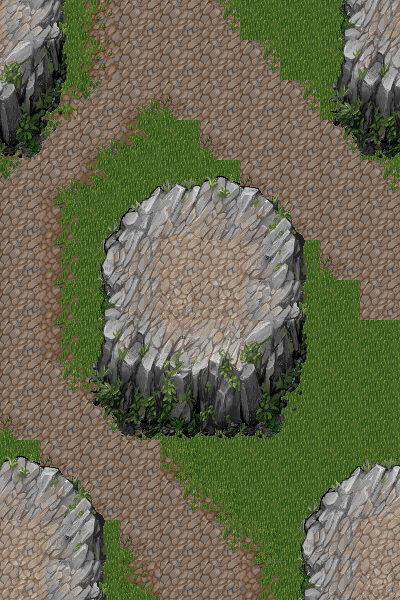

This game map was drawn from its Tiled (.tmx) file and the tilesets committed beside it. A one-line description and the full map source follow:
An orthogonal 10x15 tile map with 40x40 px tiles, 2 tile layers (ground, mountains).

<map version="1.0" orientation="orthogonal" width="10" height="15" tilewidth="40" tileheight="40">
 <tileset firstgid="1" name="rpgtileset" tilewidth="40" tileheight="40">
  <image source="rpgtileset.png" width="480" height="280" />
 </tileset>
 <layer name="ground" width="10" height="15">
  <data>
   <tile gid="6" />
   <tile gid="6" />
   <tile gid="13" />
   <tile gid="14" />
   <tile gid="14" />
   <tile gid="5" />
   <tile gid="6" />
   <tile gid="6" />
   <tile gid="6" />
   <tile gid="6" />
   <tile gid="6" />
   <tile gid="6" />
   <tile gid="13" />
   <tile gid="14" />
   <tile gid="14" />
   <tile gid="14" />
   <tile gid="5" />
   <tile gid="6" />
   <tile gid="6" />
   <tile gid="6" />
   <tile gid="6" />
   <tile gid="1" />
   <tile gid="4" />
   <tile gid="17" />
   <tile gid="16" />
   <tile gid="14" />
   <tile gid="14" />
   <tile gid="5" />
   <tile gid="6" />
   <tile gid="6" />
   <tile gid="1" />
   <tile gid="4" />
   <tile gid="17" />
   <tile gid="27" />
   <tile gid="6" />
   <tile gid="16" />
   <tile gid="14" />
   <tile gid="14" />
   <tile gid="5" />
   <tile gid="6" />
   <tile gid="4" />
   <tile gid="17" />
   <tile gid="27" />
   <tile gid="6" />
   <tile gid="6" />
   <tile gid="6" />
   <tile gid="16" />
   <tile gid="14" />
   <tile gid="14" />
   <tile gid="5" />
   <tile gid="14" />
   <tile gid="15" />
   <tile gid="6" />
   <tile gid="6" />
   <tile gid="6" />
   <tile gid="6" />
   <tile gid="6" />
   <tile gid="16" />
   <tile gid="14" />
   <tile gid="14" />
   <tile gid="14" />
   <tile gid="15" />
   <tile gid="6" />
   <tile gid="6" />
   <tile gid="6" />
   <tile gid="6" />
   <tile gid="6" />
   <tile gid="6" />
   <tile gid="16" />
   <tile gid="14" />
   <tile gid="14" />
   <tile gid="15" />
   <tile gid="6" />
   <tile gid="6" />
   <tile gid="6" />
   <tile gid="6" />
   <tile gid="6" />
   <tile gid="6" />
   <tile gid="6" />
   <tile gid="14" />
   <tile gid="14" />
   <tile gid="15" />
   <tile gid="6" />
   <tile gid="6" />
   <tile gid="6" />
   <tile gid="6" />
   <tile gid="6" />
   <tile gid="6" />
   <tile gid="6" />
   <tile gid="6" />
   <tile gid="14" />
   <tile gid="5" />
   <tile gid="3" />
   <tile gid="6" />
   <tile gid="6" />
   <tile gid="6" />
   <tile gid="6" />
   <tile gid="6" />
   <tile gid="6" />
   <tile gid="6" />
   <tile gid="16" />
   <tile gid="14" />
   <tile gid="5" />
   <tile gid="3" />
   <tile gid="6" />
   <tile gid="6" />
   <tile gid="6" />
   <tile gid="6" />
   <tile gid="6" />
   <tile gid="6" />
   <tile gid="6" />
   <tile gid="16" />
   <tile gid="14" />
   <tile gid="14" />
   <tile gid="3" />
   <tile gid="6" />
   <tile gid="6" />
   <tile gid="6" />
   <tile gid="6" />
   <tile gid="6" />
   <tile gid="6" />
   <tile gid="6" />
   <tile gid="16" />
   <tile gid="14" />
   <tile gid="5" />
   <tile gid="3" />
   <tile gid="6" />
   <tile gid="6" />
   <tile gid="6" />
   <tile gid="6" />
   <tile gid="6" />
   <tile gid="6" />
   <tile gid="6" />
   <tile gid="16" />
   <tile gid="14" />
   <tile gid="5" />
   <tile gid="3" />
   <tile gid="6" />
   <tile gid="6" />
   <tile gid="6" />
   <tile gid="6" />
   <tile gid="6" />
   <tile gid="6" />
   <tile gid="25" />
   <tile gid="14" />
   <tile gid="14" />
   <tile gid="15" />
   <tile gid="6" />
   <tile gid="6" />
   <tile gid="6" />
  </data>
 </layer>
 <layer name="mountains" width="10" height="15">
  <data>
   <tile gid="47" />
   <tile gid="48" />
   <tile gid="0" />
   <tile gid="0" />
   <tile gid="0" />
   <tile gid="0" />
   <tile gid="0" />
   <tile gid="0" />
   <tile gid="43" />
   <tile gid="44" />
   <tile gid="59" />
   <tile gid="60" />
   <tile gid="0" />
   <tile gid="0" />
   <tile gid="0" />
   <tile gid="0" />
   <tile gid="0" />
   <tile gid="0" />
   <tile gid="55" />
   <tile gid="56" />
   <tile gid="71" />
   <tile gid="72" />
   <tile gid="0" />
   <tile gid="0" />
   <tile gid="0" />
   <tile gid="0" />
   <tile gid="0" />
   <tile gid="0" />
   <tile gid="67" />
   <tile gid="68" />
   <tile gid="83" />
   <tile gid="84" />
   <tile gid="0" />
   <tile gid="0" />
   <tile gid="0" />
   <tile gid="0" />
   <tile gid="0" />
   <tile gid="0" />
   <tile gid="79" />
   <tile gid="80" />
   <tile gid="0" />
   <tile gid="0" />
   <tile gid="7" />
   <tile gid="8" />
   <tile gid="9" />
   <tile gid="10" />
   <tile gid="11" />
   <tile gid="12" />
   <tile gid="0" />
   <tile gid="0" />
   <tile gid="0" />
   <tile gid="0" />
   <tile gid="19" />
   <tile gid="20" />
   <tile gid="21" />
   <tile gid="22" />
   <tile gid="23" />
   <tile gid="24" />
   <tile gid="0" />
   <tile gid="0" />
   <tile gid="0" />
   <tile gid="0" />
   <tile gid="31" />
   <tile gid="32" />
   <tile gid="33" />
   <tile gid="33" />
   <tile gid="35" />
   <tile gid="36" />
   <tile gid="0" />
   <tile gid="0" />
   <tile gid="0" />
   <tile gid="0" />
   <tile gid="43" />
   <tile gid="44" />
   <tile gid="45" />
   <tile gid="46" />
   <tile gid="47" />
   <tile gid="48" />
   <tile gid="0" />
   <tile gid="0" />
   <tile gid="0" />
   <tile gid="0" />
   <tile gid="55" />
   <tile gid="56" />
   <tile gid="57" />
   <tile gid="58" />
   <tile gid="59" />
   <tile gid="60" />
   <tile gid="0" />
   <tile gid="0" />
   <tile gid="0" />
   <tile gid="0" />
   <tile gid="67" />
   <tile gid="68" />
   <tile gid="69" />
   <tile gid="70" />
   <tile gid="71" />
   <tile gid="72" />
   <tile gid="0" />
   <tile gid="0" />
   <tile gid="0" />
   <tile gid="0" />
   <tile gid="79" />
   <tile gid="80" />
   <tile gid="81" />
   <tile gid="82" />
   <tile gid="83" />
   <tile gid="84" />
   <tile gid="0" />
   <tile gid="0" />
   <tile gid="10" />
   <tile gid="11" />
   <tile gid="12" />
   <tile gid="0" />
   <tile gid="0" />
   <tile gid="0" />
   <tile gid="0" />
   <tile gid="7" />
   <tile gid="8" />
   <tile gid="9" />
   <tile gid="22" />
   <tile gid="23" />
   <tile gid="24" />
   <tile gid="0" />
   <tile gid="0" />
   <tile gid="0" />
   <tile gid="0" />
   <tile gid="19" />
   <tile gid="20" />
   <tile gid="21" />
   <tile gid="33" />
   <tile gid="35" />
   <tile gid="36" />
   <tile gid="0" />
   <tile gid="0" />
   <tile gid="0" />
   <tile gid="0" />
   <tile gid="31" />
   <tile gid="32" />
   <tile gid="33" />
   <tile gid="46" />
   <tile gid="47" />
   <tile gid="48" />
   <tile gid="0" />
   <tile gid="0" />
   <tile gid="0" />
   <tile gid="0" />
   <tile gid="43" />
   <tile gid="44" />
   <tile gid="45" />
  </data>
 </layer>
</map>
